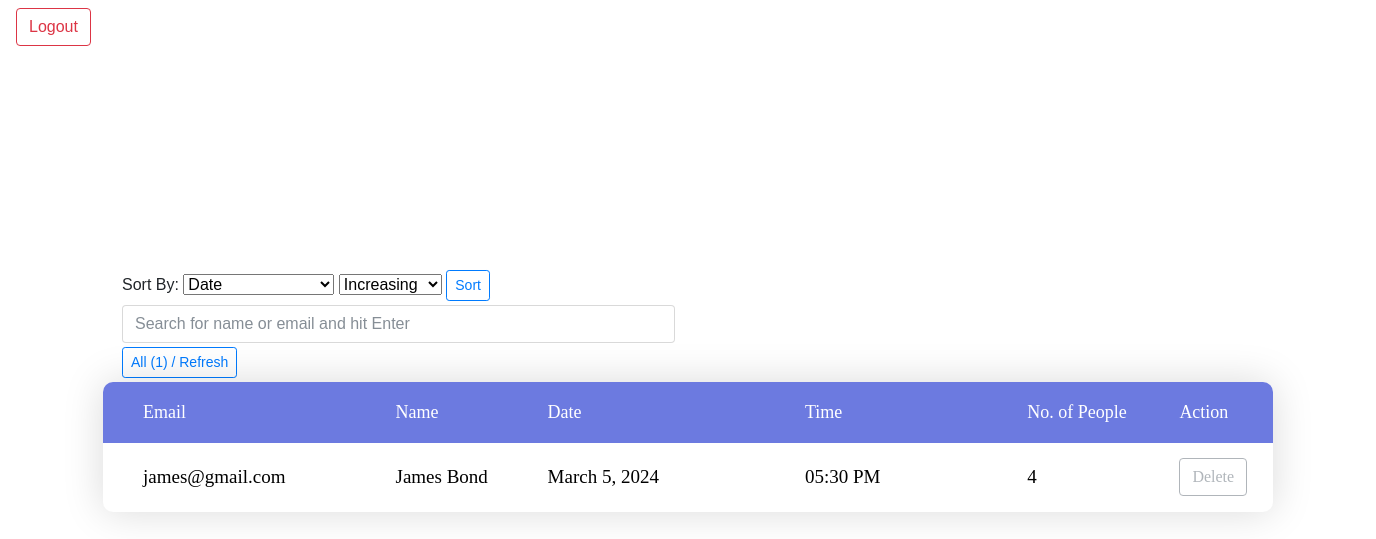
The app's page /admin_panel/ (signed in), older data.
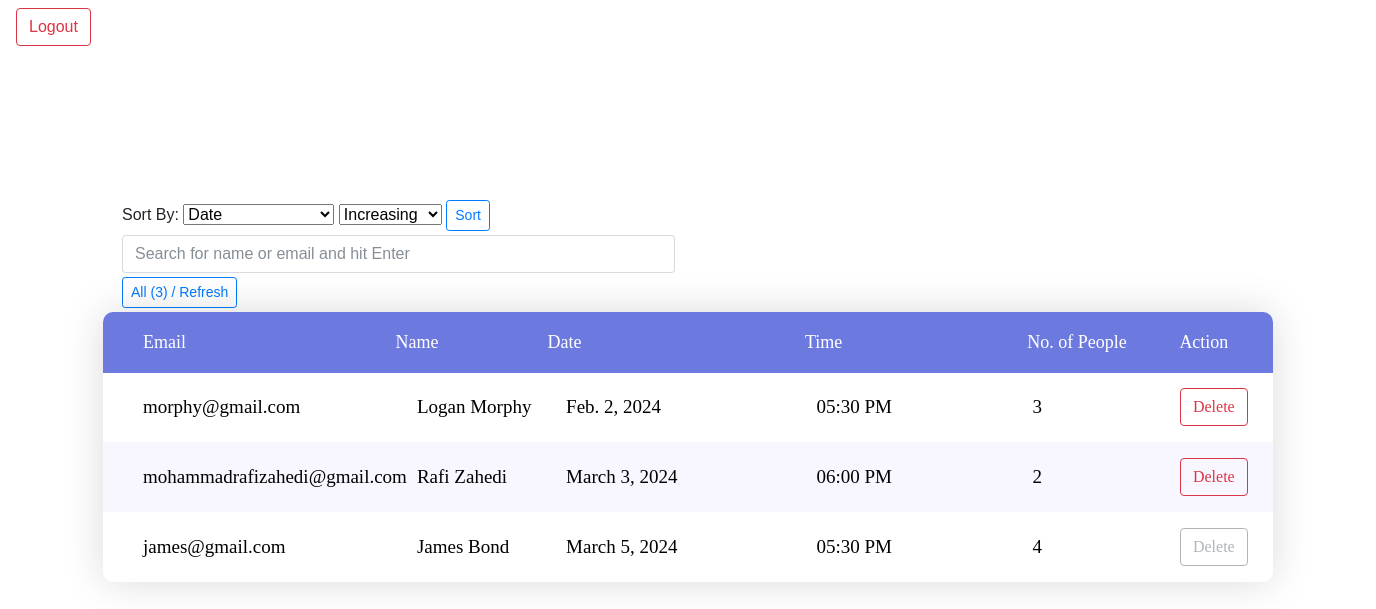
The same page, newer data.
### base/models.py (models this page shows, shortened)
class Reservation(models.Model):
    name = models.CharField(max_length=100)
    email = models.EmailField()
    date = models.DateField()
    time = models.TimeField()
    number_of_people = models.PositiveSmallIntegerField()

### base/views.py (the view)
# urls.py: path('admin_panel/', views.admin_panel, name='admin-panel')
@login_required(login_url='/admin_login')
def admin_panel(request):
    q = request.GET.get('q') if request.GET.get('q') is not None else ''
    sort_by = request.GET.get('sort_by')
    ord_by = request.GET.get('order_by')
    ordering = 'date'
    if sort_by in ['date', 'time', 'number_of_people']:
        ordering = sort_by
    if ord_by == 'dec':
        reserves = Reservation.objects.filter(
            Q(name__icontains=q) |
            Q(email__icontains=q)
        ).order_by('-' + ordering)
    else:
        reserves = Reservation.objects.filter(
            Q(name__icontains=q) |
            Q(email__icontains=q)
        ).order_by(ordering)
    context = {
        "reserves": reserves,
        'sort_by': sort_by
    }
    return render(request, 'admin_panel.html', context)

### templates/admin_panel.html (shortened to what the changed rows need)
{% load  static %}
<!DOCTYPE html>
<html lang="en">
<head>
    <link rel="stylesheet" type="text/css" href="{% static 'bootstrap/css/bootstrap.min.css' %}"/>
    <link rel="stylesheet" type="text/css" href="{% static 'css/admin panel/util.css' %}"/>
    <link rel="stylesheet" type="text/css" href="{% static 'css/admin panel/main.css' %}"/>
</head>
<body>
<div class="limiter">
    <div class="container-table100">
        <div class="wrap-table100">
            <div class="ml-1">
                <div class="col-6">
                    <form method="GET" action="{% url 'admin-panel' %}">
                        <input class="form-control" type="text" name="q"
                               placeholder="Search for name or email and hit Enter"/>
                        <button onclick="window.location='{% url 'admin-panel' %}'"
                                class="mt-1 mb-1 btn btn-outline-primary btn-sm">All ({{ reserves | length }}) / Refresh
                        </button>
                    </form>
                </div>
            </div>
            <div class="table100 ver1 m-b-110">
                <div class="table100-head">
                    <table>
                        <thead>
                        <tr class="row100 head">
                            <th class="cell100 column1">Email</th>
                            <th class="cell100 column2">Name</th>
                            <th class="cell100 column3">Date</th>
                            <th class="cell100 column4">Time</th>
                            <th class="cell100 column5">No. of People</th>
                            <th class="cell100 column6">Action</th>
                        </tr>
                        </thead>
                    </table>
                </div>
                <div class="table100-body">
                    <table>
                        <tbody>
                        {% for reserve in reserves %}
                            <tr class="row100 body">
                                <td class="cell100 column1">{{ reserve.email }}</td>
                                <td class="cell100 column2">{{ reserve.name }}</td>
                                <td class="cell100 column3">{{ reserve.date }}</td>
                                <td class="cell100 column4">{{ reserve.time|time:"h:i A" }}</td>
                                <td class="cell100 column5">{{ reserve.number_of_people }}</td>
                                {% now 'Y-m-d' as today %}
                                {% if reserve.date|date:"Y-m-d" < today %}
                                    <td class="cell100 column6">
                                        <a href="{% url 'delete-reservation' reserve.id %}"
                                           class="btn btn-outline-danger">Delete</a>
                                    </td>
                                {% else %}
                                    <td class="cell100 column6">
                                        <button class="btn btn-outline-secondary" disabled>Delete</button>
                                    </td>
                                {% endif %}
                            </tr>
                        {% endfor %}
                        </tbody>
                    </table>
                </div>
            </div>
        </div>
    </div>
</div>
</body>
</html>

Row changes from the older to the newer data that the page shows:
added Reservation: email "morphy@gmail.com", name "Logan Morphy", date "Feb. 2, 2024", time "05:30 PM", number_of_people "3", shows "Delete"
added Reservation: email "mohammadrafizahedi@gmail.com", name "Rafi Zahedi", date "March 3, 2024", time "06:00 PM", number_of_people "2", shows "Delete"
Text that changed along with them:
{{ reserves | length }}: "1" → "3"
